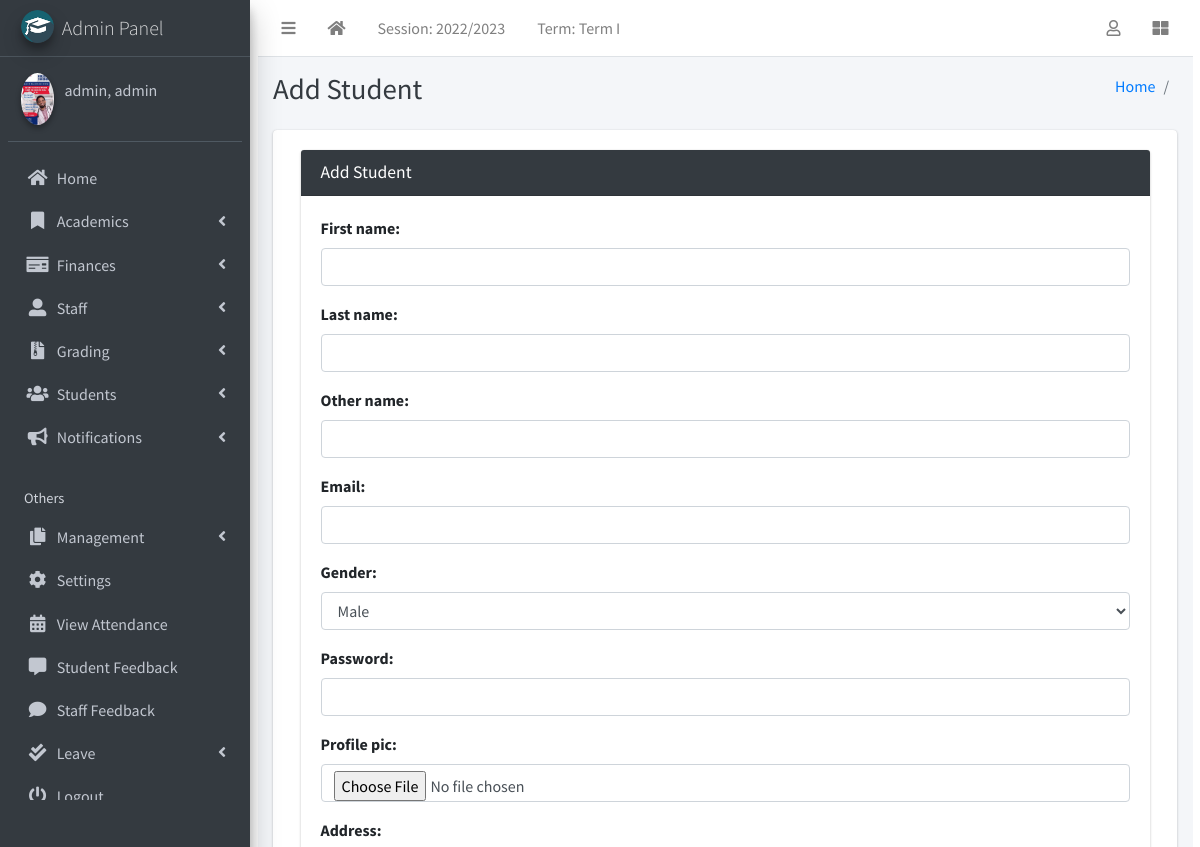
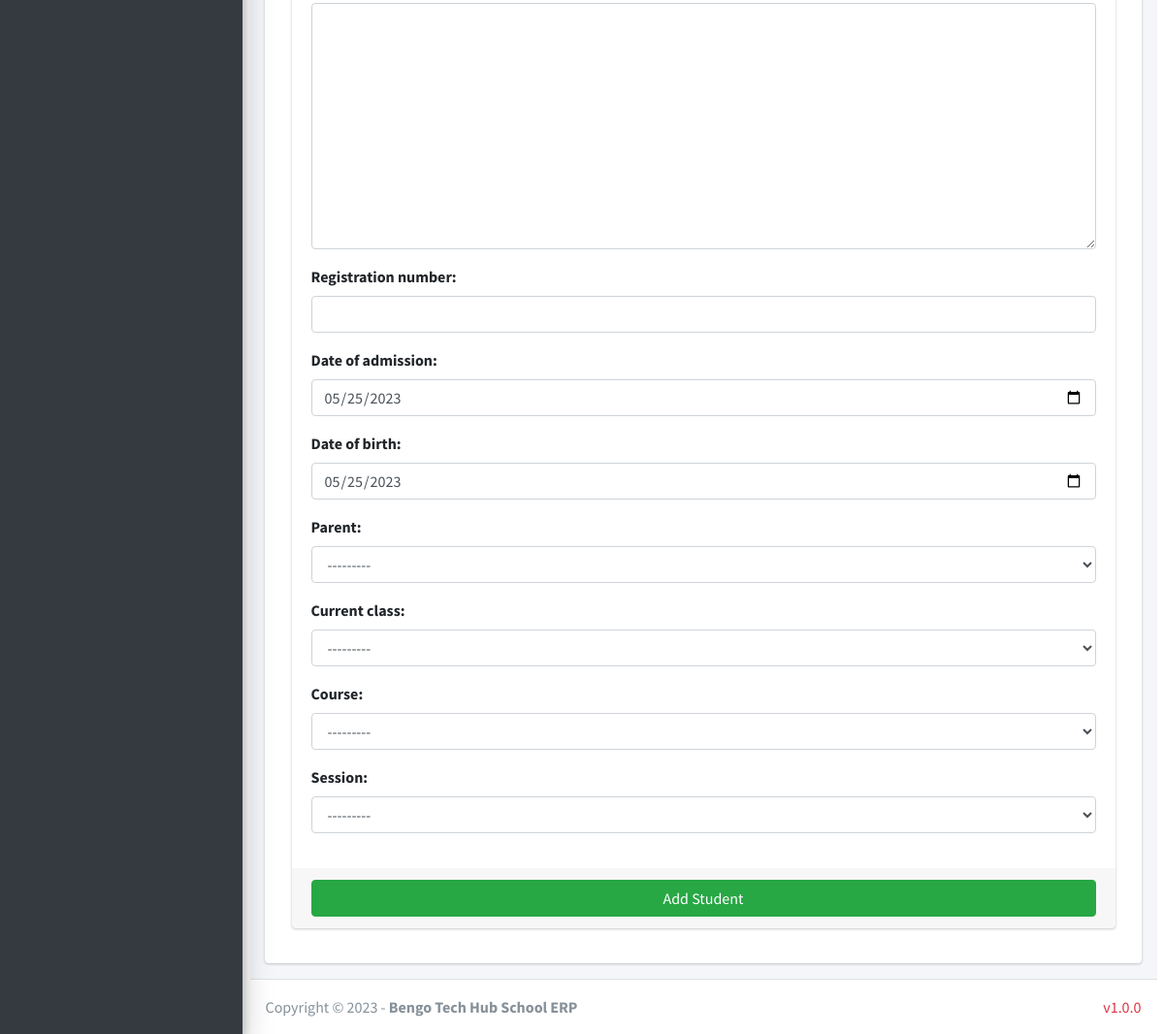
The page /manage/student/add/ (signed in) on the database its author committed (2 pictures, top to bottom).
### academics/models.py (models this page shows, shortened)
class AcademicSession(models.Model):
    name = models.CharField(max_length=200, unique=True)
    current = models.BooleanField(default=True)
    class Meta:
        ordering = ["-name"]
    def __str__(self):
        return self.name

class AcademicTerm(models.Model):
    name = models.CharField(max_length=20, unique=True)
    current = models.BooleanField(default=True)
    class Meta:
        ordering = ["name"]

### authman/models.py (models this page shows, shortened)
class CustomUser(AbstractUser):
    USER_TYPE = ((1, "HOD"), (2, "Staff"), (3, "Student"))
    GENDER = [("M", "Male"), ("F", "Female"), ("O", "Other")]
    username = models.CharField(max_length=150, unique=True,blank=True,null=True)
    email = models.EmailField(unique=True)
    user_type = models.CharField(default=1, choices=USER_TYPE, max_length=1)
    gender = models.CharField(max_length=1, choices=GENDER)
    profile_pic = models.ImageField()
    other_name = models.CharField(max_length=200, blank=True)
    address = models.TextField()
    fcm_token = models.TextField(default="")  # For firebase notifications
    created_at = models.DateTimeField(auto_now_add=True)
    updated_at = models.DateTimeField(auto_now=True)
    USERNAME_FIELD = "email"
    REQUIRED_FIELDS = []
    objects = CustomUserManager()
    def __str__(self):
        return self.last_name + ", " + self.first_name

### management/hod_views.py (the view, shortened to what this page needs)
# urls.py: path("student/add/", hod_views.add_student, name='add_student'),
def add_student(request):
    student_form = StudentForm(request.POST or None, request.FILES or None)
    context = {'form': student_form, 'page_title': 'Add Student'}
    return render(request, 'hod_template/add_student_template.html', context)

### authman/forms.py
class StudentForm(CustomUserForm):
    def __init__(self, *args, **kwargs):
        super(StudentForm, self).__init__(*args, **kwargs)
        for field in CustomUserForm.Meta.fields:
            self.fields["date_of_birth"].widget = widgets.DateInput(attrs={"type": "date","class":"form-control"})
            self.fields["date_of_admission"].widget = widgets.DateInput(
                attrs={"type": "date","class":"form-control"}
            )
    class Meta(CustomUserForm.Meta):
        model = Student
        fields = CustomUserForm.Meta.fields + \
            ['registration_number','date_of_admission','date_of_birth','parent','current_class','course', 'session']

### academics/context_processors.py (called while the page is built)
def site_defaults(request):
    current_session = AcademicSession.objects.filter(current=True).first()
    current_term = AcademicTerm.objects.filter(current=True).first()
    setup=SchoolSetup.objects.first()
    if setup !=None:
       logo=setup.logo
    else:
        logo=settings.MEDIA_URL+'school_log/default.png'
    if current_session == None:
        current_session, created = AcademicSession.objects.get_or_create(
            name=str(timezone.now().year-1)+"/"+str(timezone.now().year), current=True)
        current_term, created = AcademicTerm.objects.get_or_create(
            name='Term I', current=True)
    vals = SiteConfig.objects.all()
    contexts = {
        "current_session": current_session.name,
        "current_term": current_term.name,
        "school_logo":logo,
    }
    for val in vals:
        contexts[val.key] = val.value
    return contexts

### academics/models.py (called while the page is built)
    def __str__(self):
        return self.name

### authman/models.py (called while the page is built)
    def __str__(self):
        return self.name

### templates/hod_template/add_student_template.html (shortened to what this page needs)
{% extends 'management/base.html' %}
{% load static %}
{% block page_title %}{{page_title}}{% endblock page_title %}
{% block content %}
<section class="content">
    <div class="container-fluid">
        <div class="row">
            <div class="col-md-12">
                <div class="card card-dark">
                    <div class="card-header">
                        <h3 class="card-title">{{page_title}}</h3>
                    </div>
                    {% include "management/form_template.html" with messages=messages  form=form button_text="Add Student"%}
                </div>
            </div>
        </div>
    </div>
</section>
{% endblock content %}

### templates/management/base.html (shortened to what this page needs)
{% load static %}
<!DOCTYPE html>
<html>
  <head>
   <link rel="stylesheet" href="{% static 'mystyles/style.css' %}">
  <link rel="stylesheet" href="{% static 'plugins/fontawesome-free/css/all.min.css' %}">
  <link rel="stylesheet" href="{% static 'plugins/toastr/toastr.min.css' %}">
  <link rel="stylesheet"
    href="{% static 'plugins/overlayScrollbars/css/OverlayScrollbars.min.css' %}">
  <link rel="stylesheet" href="{% static 'plugins/Datatables/datatables.min.css' %}" />
  <link rel="stylesheet" href="{% static 'dist/css/adminlte.min.css' %}">
    <link rel="stylesheet" href="https://maxcdn.bootstrapcdn.com/bootstrap/4.5.2/css/bootstrap.min.css">
    <link
      rel="stylesheet"
      href="{% static 'plugins/fontawesome-free/css/all.min.css'%} "
    />
    <link
      rel="stylesheet"
      href="https://code.ionicframework.com/ionicons/2.0.1/css/ionicons.min.css"
    />
    <link
      rel="stylesheet"
      href="{% static 'plugins/tempusdominus-bootstrap-4/css/tempusdominus-bootstrap-4.min.css'%} "
    />
    <link
      rel="stylesheet"
      href="{% static 'plugins/icheck-bootstrap/icheck-bootstrap.min.css'%} "
    />
    <link rel="stylesheet" href="{% static 'dist/css/adminlte.min.css'%} " />
    <link
      rel="stylesheet"
      href="{% static 'plugins/overlayScrollbars/css/OverlayScrollbars.min.css'%} "
    />
    <link
      rel="stylesheet"
      href="{% static 'plugins/daterangepicker/daterangepicker.css'%} "
    />
  </head>
  <body class="hold-transition sidebar-mini layout-fixed">
    <div class="wrapper container-fluid">
    <nav class="main-header navbar navbar-expand navbar-white navbar-light">
      <ul class="navbar-nav">
        <li class="nav-item">
          <a class="nav-link" data-widget="pushmenu" href="#" role="button"><i
              class="fas fa-bars"></i></a>
        </li>
        <li class="nav-item d-none d-sm-inline-block">
          <a href="/" class="nav-link"><i class="fa fa-home"></i></a>
        </li>
        <li class="nav-item d-none d-sm-inline-block">
          <a href="{% url 'current-session' %}" class="nav-link">Session: {{ current_session }}</a>
        </li>
        <li class="nav-item d-none d-sm-inline-block">
          <a href="{% url 'current-session' %}" class="nav-link">Term: {{ current_term }}</a>
        </li>
      </ul>
      <ul class="navbar-nav ml-auto">
        <li class="nav-item dropdown">
          <a class="nav-link" data-toggle="dropdown" href="#">
            <i class="far fa-user"></i>
          </a>
        </li>
        <li class="nav-item">
          <a class="nav-link" data-widget="control-sidebar" data-slide="true"
            href="#" role="button"><i class="fas fa-th-large"></i></a>
        </li>
      </ul>
    </nav>
      {% include "management/sidebar_template.html" with user=user %}
      <div class="content-wrapper">
        <div class="content-header">
          <div class="container-fluid">
            <div class="row mb-2">
              <div class="col-sm-6">
                <h1 class="m-0 text-dark">
                  {% block page_title %}{% endblock page_title %}
                </h1>
              </div>
              <div class="col-sm-6">
              <ol class="breadcrumb float-sm-right">
                <li class="breadcrumb-item"><a href="/">Home</a></li>
                <li class="breadcrumb-item">{% block breadcrumb %}{% endblock breadcrumb %}</li>
              </ol>
            </div>
            </div>
          </div>
        </div>
      <section class="content">
        <div class="container-fluid">
          <div class="row">
            <div class="col-md-12">
              {% block fullcard %}
              <div class="card">
                <div class="card-body">
                  <div class="row">
                    <div class="col">
                      {% block content %}
                      {% endblock content %}
                    </div>
                  </div>
                </div>
              </div>
              {% endblock fullcard %}
            </div>
          </div>
        </div>
      </section>
      </div>
      {% include "management/footer.html" %}
    </div>
  </body>
</html>

### templates/management/sidebar_template.html (shortened to what this page needs)
{% load static %}
<aside class="main-sidebar sidebar-dark-info elevation-4">
    {% if request.user.user_type == '1' %}
    <a href="{% url 'admin_home' %}" class="brand-link">
        <img src="{% static 'dist/img/cmsl.png' %} " alt="AdminLTE Logo"
            class="brand-image img-circle elevation-3" >
        <span class="brand-text font-weight-light">Admin Panel</span>
    </a>
    <div class="sidebar">
        <div class="user-panel mt-3 pb-3 mb-3 d-flex">
            <div class="image">
                <img src="{{ request.user.profile_pic}}" class="img-circle elevation-2" alt="User Image">
            </div>
            <div class="info">
                <a href="#" class="d-block">{{user}}</a>
            </div>
        </div>
        <nav class="mt-2">
            <ul class="nav nav-pills nav-sidebar flex-column" data-widget="treeview" role="menu" data-accordion="false">
                <li class="nav-item">
                    {% url 'admin_home' as admin_home %}
                    <a href="{{admin_home}}" class="nav-link {% if admin_home == request.path %} active {% endif %}">
                        <i class="nav-icon fas fa-home"></i>
                        <p>
                            Home
                        </p>
                    </a>
                </li>
                <li class="nav-item has-treeview">
                    <a href="#" class="nav-link">
                        <i class="nav-icon fas fa-bookmark"></i>
                        <p>
                            Academics
                            <i class="fas fa-angle-left right"></i>
                        </p>
                    </a>
                </li>
                <li class="nav-item has-treeview">
                    <a href="#" class="nav-link">
                        <i class="nav-icon fas fa-money-check"></i>
                        <p>
                            Finances
                            <i class="fas fa-angle-left right"></i>
                        </p>
                    </a>
                </li>
                <li class="nav-item has-treeview">
                    <a href="#" class="nav-link">
                        <i class="nav-icon fas fa-user-alt"></i>
                        <p>
                            Staff
                            <i class="fas fa-angle-left right"></i>
                        </p>
                    </a>
                </li>
                 <li class="nav-item has-treeview">
              <a href="#" class="nav-link">
                <i class="nav-icon fas fa-file-archive"></i>
                <p>
                  Grading
                  <i class="fas fa-angle-left right"></i>
                </p>
              </a>
            </li>
                <li class="nav-item has-treeview">
                    <a href="#" class="nav-link">
                        <i class="nav-icon fas fa-users"></i>
                        <p>
                            Students
                            <i class="fas fa-angle-left right"></i>
                        </p>
                    </a>
                </li>
                 <li class="nav-item has-treeview">
                    <a href="#" class="nav-link">
                        <i class="nav-icon fas fa-bullhorn"></i>
                        <p>
                            Notifications
                            <i class="fas fa-angle-left right"></i>
                        </p>
                    </a>
                </li>
                <li class="nav-header">Others</li>
            <li class="nav-item has-treeview">
              <a href="#" class="nav-link">
                <i class="nav-icon fas fa-copy"></i>
                <p>
                  Management
                  <i class="fas fa-angle-left right"></i>
                </p>
              </a>
            </li>
            <li class="nav-item">
              <a href="{% url 'configs' %}" class="nav-link">
                <i class="nav-icon fas fa-cog"></i>
                <p>
                  Settings
                </p>
              </a>
              </li>
                <li class="nav-item">
                    {% url 'admin_view_attendance' as admin_view_attendance %}
                <li class="nav-item">
                    <a href="{{admin_view_attendance}}"
                        class="nav-link  {% if admin_view_attendance == request.path %} active {% endif %}">
                        <i class="nav-icon fas fa-calendar-alt"></i>
                        <p>
                            View Attendance
                        </p>
                    </a>
                </li>
                <li class="nav-item">
                    {% url 'student_feedback_message' as student_feedback_message %}
                    <a href="{{ student_feedback_message }}"
                        class="nav-link  {% if student_feedback_message == request.path %} active {% endif %}">
                        <i class="nav-icon fas fa-comment-alt"></i>
                        <p>
                            Student Feedback
                        </p>
                    </a>
                </li>
                <li class="nav-item">
                    {% url 'staff_feedback_message' as staff_feedback_message %}
                    <a href="{{staff_feedback_message}}"
                        class="nav-link   {% if staff_feedback_message == request.path %} active {% endif %}">
                        <i class="nav-icon fas fa-comment"></i>
                        <p>
                            Staff Feedback
                        </p>
                    </a>
                </li>
                 <li class="nav-item has-treeview">
                    <a href="#" class="nav-link">
                        <i class="nav-icon fas fa-check-double"></i>
                        <p>
                            Leave
                            <i class="fas fa-angle-left right"></i>
                        </p>
                    </a>
                </li>
                                        {% endif %}
                                        <li class="nav-item">
                                            <a href="{% url 'user_logout' %}"
                                                onclick="return confirm('Your session would be terminated.\n\nProceed?')"
                                                class="nav-link">
                                                <i class="nav-icon fas fa-power-off"></i>
                                                <p>
                                                    Logout
                                                </p>
                                            </a>
                                        </li>
                                    </ul>
                                </nav>
                            </div>
</aside>

### rows shown on the page
AcademicSession: name "2022/2023"
AcademicTerm: name "Term I"
CustomUser: user.profile_pic (picture), last_name+first_name "admin, admin"

### other values the page prints
{{ page_title }} "Add Student"
{{ field.label_tag }} "First name:" "Last name:" "Other name:" "Email:" "Gender:" "Password:" "Profile pic:" "Address:" "Registration number:" "Date of admission:" "Date of birth:" "Parent:" "Current class:" "Course:" "Session:"
{{ button_text }} "Add Student"
{{ shool_name | default:"Bengo Tech Hub School ERP" }} "Bengo Tech Hub School ERP"
{{ version| default:"v1.0.0" }} "v1.0.0"
